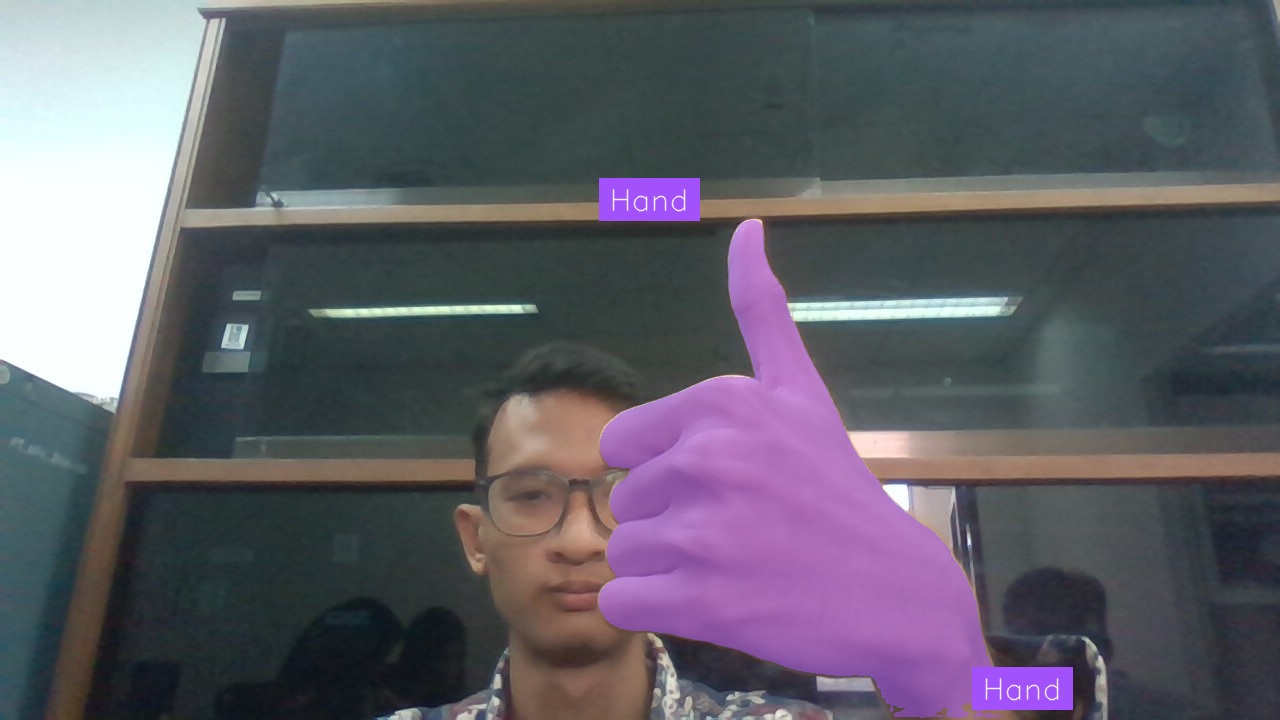
#> input picture test/test2.jpg, 1280 x 720 px; its folder holds only this picture in this run
$ python -i face_rec.py   (imports and definitions only)
#> lines starting #> are read from the running program, lines starting #| are printed output that depends on the picture
#> further down, picture is the input picture: shape (720, 1280, 3); mean B, G, R 102.5, 93, 94.3
### src/config.py
# Configuration for Gesture Attendance System

# Camera source: 0 for webcam, "rtsp://..." for IP cameras
CAMERA_SOURCE = 0

# Directories
EVIDENCE_DIR = "data/evidence"
ALERT_DIR = "data/alerts"
RAW_IMAGES_DIR = "data/raw_images"

# Geolocation Fallbacks (used if mobile GPS is not captured)
DEFAULT_LATITUDE = 28.6139
DEFAULT_LONGITUDE = 77.2090

# Face Recognition Confidence Threshold (For LBPH, lower is more strict. Recommended range: 65.0 - 75.0)
FACE_CONFIDENCE_THRESHOLD = 70.0

# Security Surveillance Mode Toggles
SURVEILLANCE_ENABLED = True
LOCK_HOURS_START = "22:00"  # 10:00 PM (24-hour format)
LOCK_HOURS_END = "06:00"    # 06:00 AM (24-hour format)

# Owner Name for Security Bypass (Intruder detection will bypass for this name)
OWNER_NAME = "Sarthak Tripathy"

# Telegram Alerts Settings (Optional)
TELEGRAM_ALERTS_ENABLED = False
TELEGRAM_BOT_TOKEN = ""
TELEGRAM_CHAT_ID = ""

# Liveness (Anti-Spoofing) Detection Threshold
# Laplacian variance of face crop. Blurry print photos have low variance (< 60),
# screens have very high variance due to screen glare/pixel-grids.
LIVENESS_THRESHOLD = 60.0

# HR Payroll & Cost Center Settings
OFFICE_START_TIME = "09:00"  # Expected check-in time (24-hour format)
OFFICE_END_TIME = "17:00"    # Expected check-out time (24-hour format)
HOURLY_RATE = 500.0          # Employee hourly pay rate
LATE_PENALTY_RATE = 100.0    # Deducted amount per late arrival

# Network & Challenge Verification
VALIDATE_OFFICE_NETWORK = True
ALLOWED_LOCAL_SUBNET = "192.168"
LIVENESS_CHALLENGE_ENABLED = True

# Load dynamic configurations at startup
import json
import os
config_path = os.path.join(os.path.dirname(os.path.abspath(__file__)), "..", "data", "config.json")
if not os.path.exists(config_path):
    config_path = os.path.join("data", "config.json")

OWNER_EXEMPT_LATE = True

def reload_config():
    global OWNER_NAME, OWNER_EXEMPT_LATE, OFFICE_START_TIME, OFFICE_END_TIME
    global LIVENESS_CHALLENGE_ENABLED, VALIDATE_OFFICE_NETWORK, ALLOWED_LOCAL_SUBNET
    if os.path.exists(config_path):
        try:
            with open(config_path, "r", encoding="utf-8") as _f:
                _dyn_config = json.load(_f)
                OWNER_NAME = _dyn_config.get("owner_name", OWNER_NAME)
                OWNER_EXEMPT_LATE = _dyn_config.get("owner_exempt_late", OWNER_EXEMPT_LATE)
                OFFICE_START_TIME = _dyn_config.get("office_start_time", OFFICE_START_TIME)
                OFFICE_END_TIME = _dyn_config.get("office_end_time", OFFICE_END_TIME)
                LIVENESS_CHALLENGE_ENABLED = _dyn_config.get("liveness_challenge_enabled", LIVENESS_CHALLENGE_ENABLED)
                VALIDATE_OFFICE_NETWORK = _dyn_config.get("validate_office_network", VALIDATE_OFFICE_NETWORK)
                ALLOWED_LOCAL_SUBNET = _dyn_config.get("allowed_local_subnet", ALLOWED_LOCAL_SUBNET)
        except Exception as _e:
            print(f"[WARNING] Failed to load dynamic config from config.json: {_e}")

reload_config()

### src/face_rec.py
import cv2
import os
import json
from config import FACE_MODEL_PATH, FACES_DIR

class FaceRecognizer:
    def __init__(self):
        """
        Face verification class using OpenCV's Haar Cascade Face Detector
        and Local Binary Patterns Histograms (LBPH) Face Recognizer.
        """
        # Load the built-in Haar Cascade classifier for face detection
        self.face_cascade = cv2.CascadeClassifier(
            cv2.data.haarcascades + 'haarcascade_frontalface_default.xml'
        )

        self.model_loaded = False
        self.labels_map = {}

        # Create LBPH Face Recognizer
        try:
            self.recognizer = cv2.face.LBPHFaceRecognizer_create()

            # Load trained model if it exists
            labels_json_path = FACE_MODEL_PATH.replace(".yml", "_labels.json")
            if os.path.exists(FACE_MODEL_PATH) and os.path.exists(labels_json_path):
                self.recognizer.read(FACE_MODEL_PATH)
                with open(labels_json_path, "r") as jf:
                    # JSON keys are always strings, convert back to int labels
                    self.labels_map = {int(k): v for k, v in json.load(jf).items()}
                self.model_loaded = True
                print(f"[INFO] Face recognition model loaded successfully from {FACE_MODEL_PATH}")
                print(f"[INFO] Loaded faces database: {list(self.labels_map.values())}")
            else:
                print("[WARNING] Face recognition model weights or labels map not found.")
                print("[WARNING] Run train/train_faces.py after placing face images under data/faces/")
        except Exception as e:
            print(f"[ERROR] Failed to initialize LBPH Face Recognizer: {e}")

    def detect_face(self, frame):
        """
        Detects faces in a frame.
        Returns (bbox, gray_face_crop) for the largest face detected.
        """
        gray = cv2.cvtColor(frame, cv2.COLOR_BGR2GRAY)
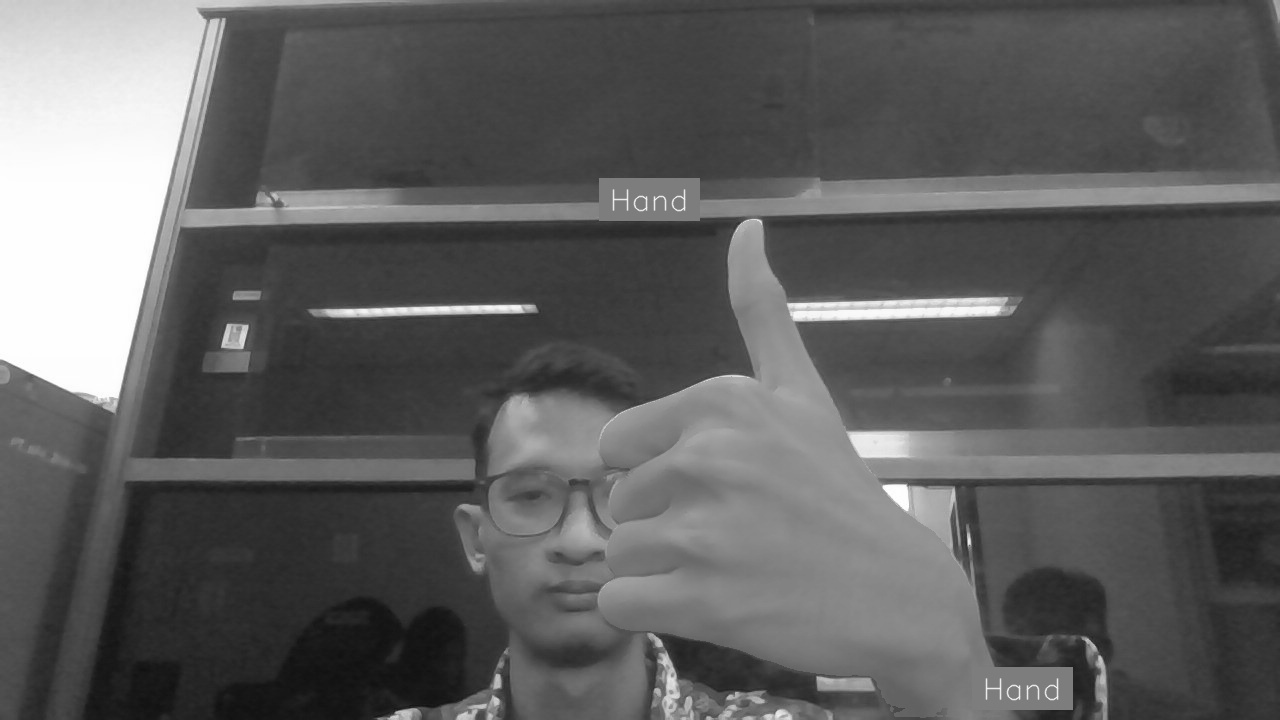
#> gray: shape (720, 1280); min 16, max 255, mean 94.5
        # Equalize histogram to improve face detection under variable lighting
        gray = cv2.equalizeHist(gray)
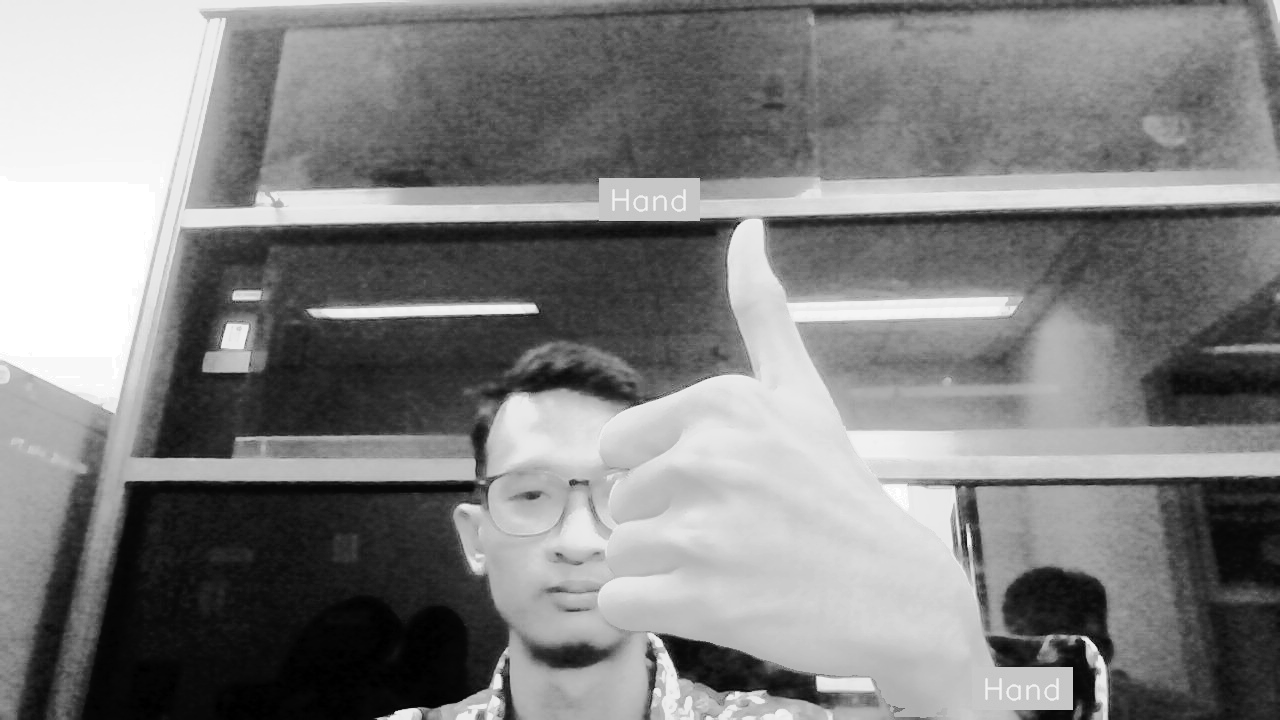
#> gray: shape (720, 1280); min 0, max 255, mean 128.8

        faces = self.face_cascade.detectMultiScale(
            gray,
            scaleFactor=1.2,
            minNeighbors=5,
            minSize=(80, 80)
        )
#> faces = ()

        if len(faces) == 0:
            return None, None

        # Select the largest face by area
        largest_face = max(faces, key=lambda f: f[2] * f[3])
        x, y, w, h = largest_face

        # Crop the face from the grayscale frame
        gray_face_crop = gray[y:y+h, x:x+w]
        # Resize to a standard size for consistency (e.g. 150x150)
        gray_face_crop = cv2.resize(gray_face_crop, (150, 150))

        return (x, y, x + w, y + h), gray_face_crop

    def verify_face(self, frame, expected_name):
        """
        Verifies if the face detected in the frame matches the expected_name.
        Returns: (success_bool, message_str)
        """
        if not self.model_loaded:
            return True, "Face Verification Disabled (Model not trained yet)"

        bbox, gray_face = self.detect_face(frame)
        if gray_face is None:
            return False, "Face not detected. Look straight at the camera."

        try:
            # Predict the identity of the face
            # label_id: the matched class index
            # confidence: distance metric (lower is better, 0.0 is perfect match)
            label_id, confidence = self.recognizer.predict(gray_face)

            matched_name = self.labels_map.get(label_id, "Unknown")
            print(f"[FACE_REC] Expected: {expected_name}, Matched: {matched_name}, Confidence: {confidence:.2f}")

            # LBPH confidence threshold: values below 75-80 indicate a reliable match
            THRESHOLD = 75.0

            if matched_name.strip().lower() == expected_name.strip().lower():
                if confidence <= THRESHOLD:
                    return True, f"Face Verified ({matched_name.upper()}, score: {confidence:.1f})"
                else:
                    return False, f"Face match weak (score: {confidence:.1f}). Hold face steady."
            else:
                return False, "Access Denied: Face does not match registered employee!"

        except Exception as e:
            return False, f"Face verification error: {str(e)}"

>>> import cv2
>>> picture = cv2.imread('../test/test2.jpg')
>>> result = FaceRecognizer().detect_face(picture)

$ run again, on test/test3.jpg
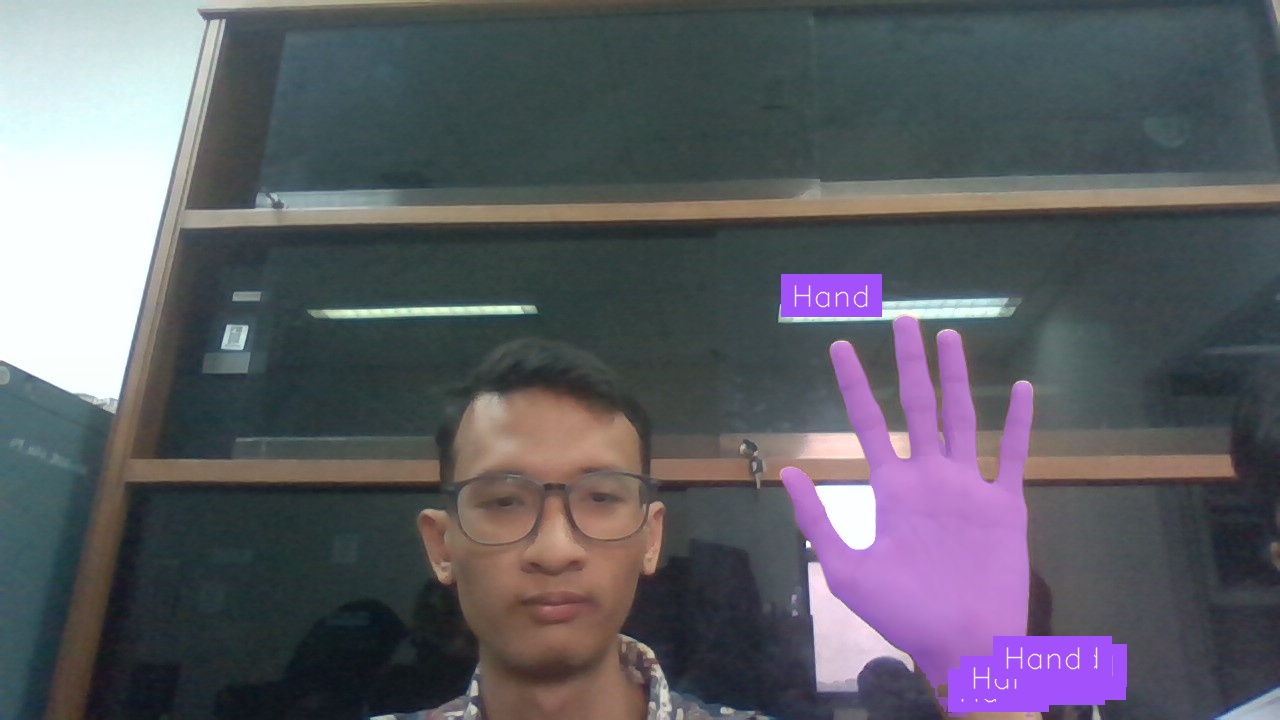
#> input picture test/test3.jpg, 1280 x 720 px
#> picture is the input picture: shape (720, 1280, 3); mean B, G, R 100.9, 93.6, 93.2
#> in detect_face, `gray = cv2.equalizeHist(gray)`:
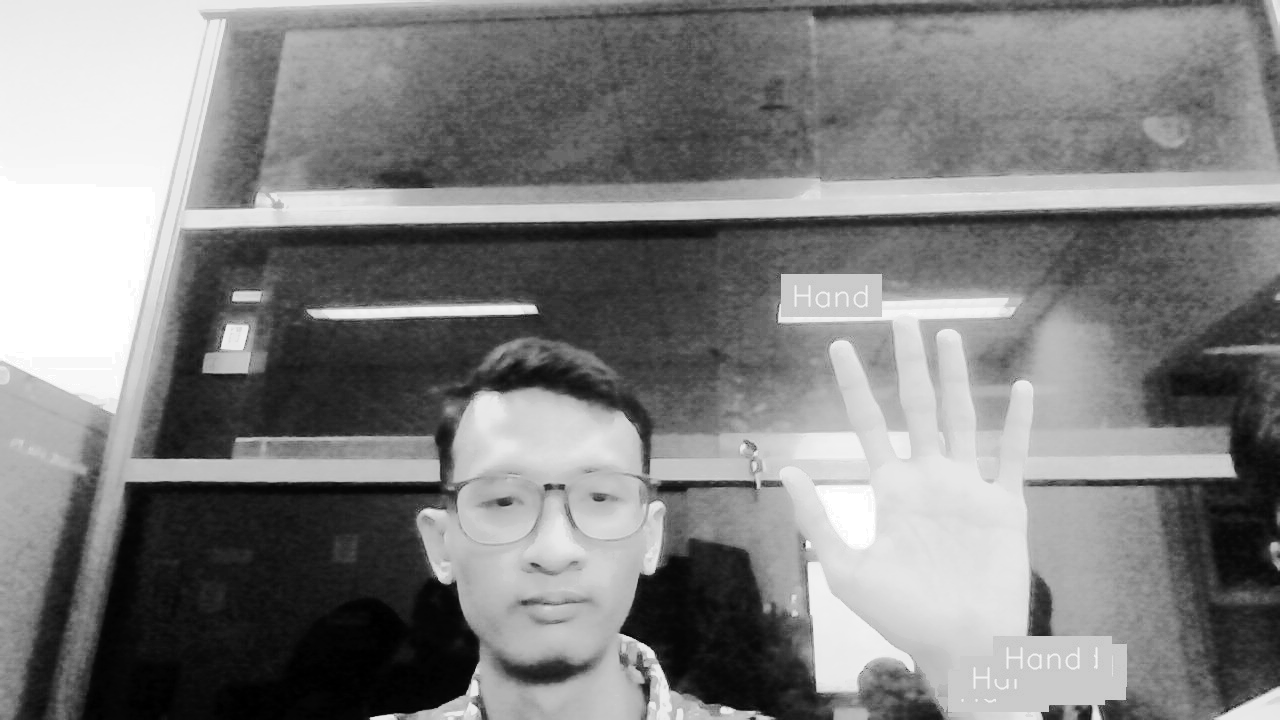
#> gray: shape (720, 1280); min 0, max 255, mean 128.9
#> faces = [[426, 406, 250, 250]]
#> largest_face = [426, 406, 250, 250]
#> x = 426; y = 406; w = 250
#> in detect_face, `gray_face_crop = gray[y:y+h, x:x+w]`:
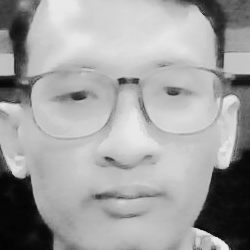
#> gray_face_crop: shape (250, 250); min 2, max 233, mean 160.6
